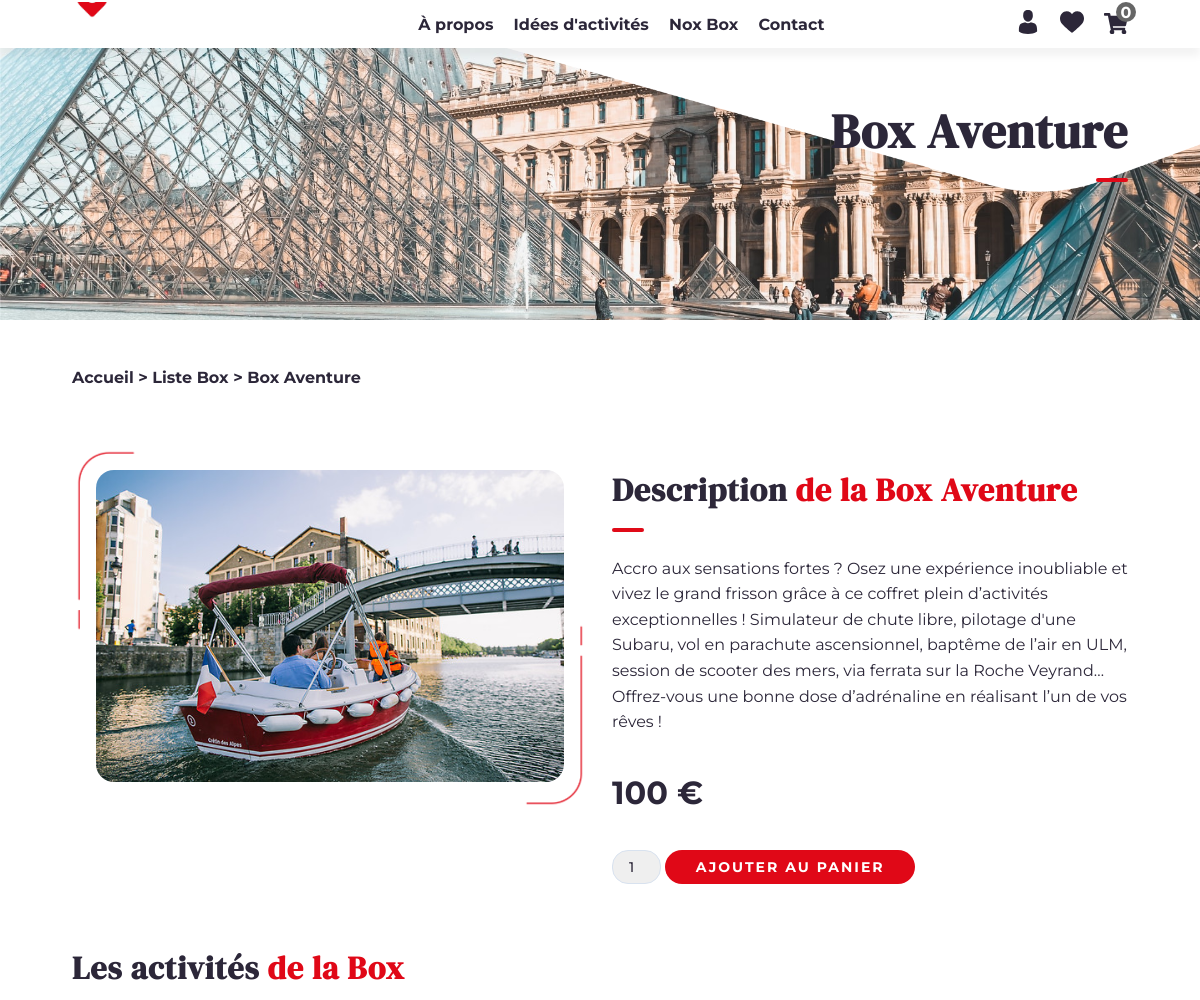
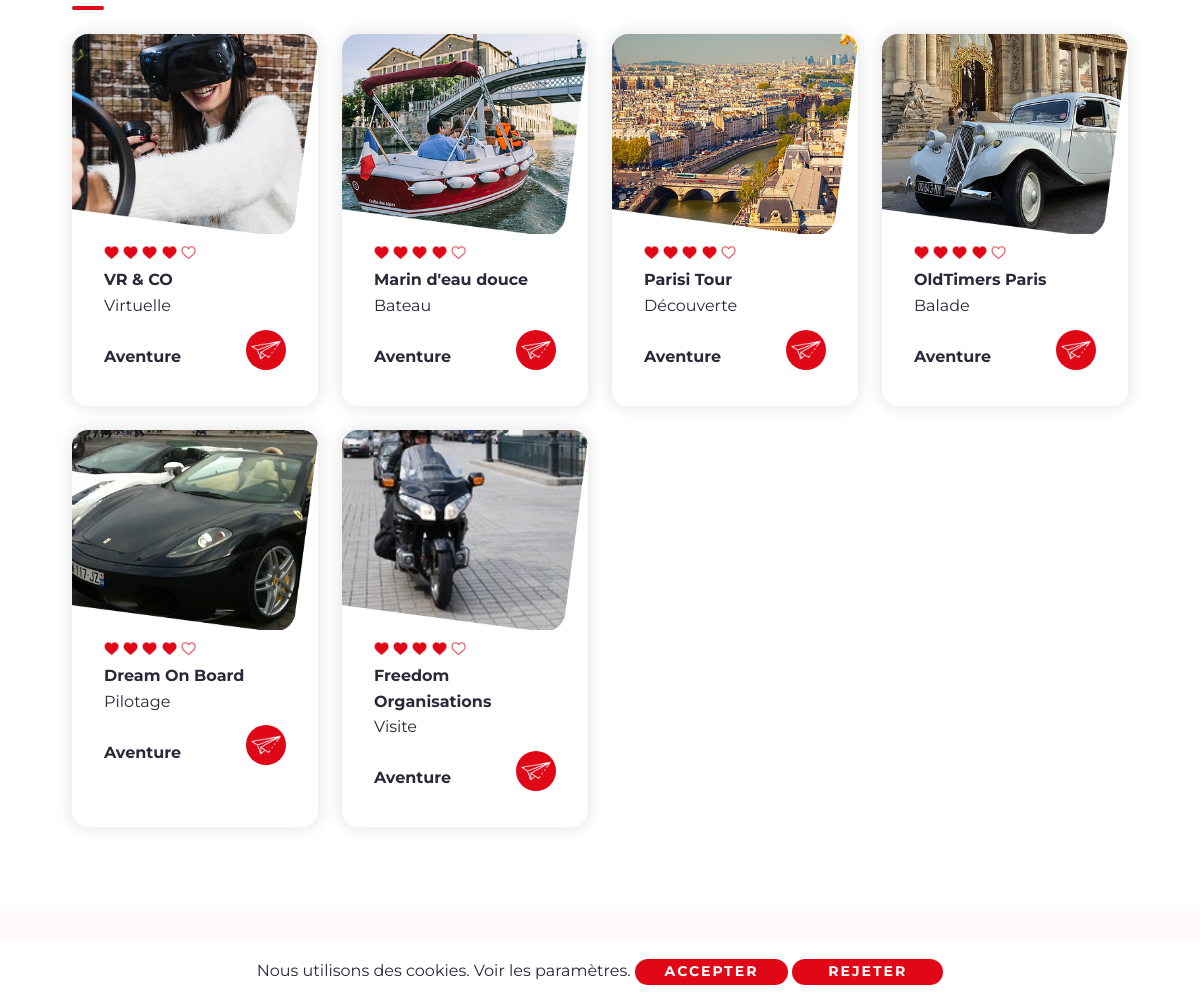
Page /box=2 on the committed database (2 pictures, top to bottom).
### tables this page shows
CREATE TABLE `produit` (
  `id_produit` int(11) NOT NULL,
  `titre` varchar(255) NOT NULL,
  `description` text NOT NULL,
  `photo` varchar(255) NOT NULL,
  `prix` float NOT NULL,
  `stock` int(11) NOT NULL
);

CREATE TABLE `article` (
  `id_article` int(11) NOT NULL,
  `titre` varchar(255) NOT NULL,
  `description` text NOT NULL,
  `photo` varchar(255) NOT NULL,
  `titre_info` varchar(255) NOT NULL,
  `description_info` text NOT NULL,
  `categorie` varchar(255) NOT NULL,
  `box` varchar(255) NOT NULL,
  `adresse` varchar(255) NOT NULL,
  `map` text NOT NULL,
  `etat` int(11) NOT NULL,
  `membre_id` int(11) NOT NULL
);

### box.php (the view, shortened to what this page needs)
<?php
require_once("include/init.php");
require_once("include/fonctions.php");
if (isset($_GET['id'])) {
    $pdo_statement_1 = $pdo_object->prepare("SELECT * FROM produit WHERE id_produit = :id_produit");
    $pdo_statement_1->bindValue(':id_produit', $_GET['id'], PDO::PARAM_INT);
    $pdo_statement_1->execute();
    $produit_array = $pdo_statement_1->fetch(PDO::FETCH_ASSOC);
    $element_par_page = 8;
    $pdo_statement_2 = $pdo_object->prepare("SELECT * FROM article WHERE box = :box");
    $pdo_statement_2->bindValue(':box', $produit_array['titre'], PDO::PARAM_STR);
    $pdo_statement_2->execute();
    $nb_total_elements = $pdo_statement_2->rowCount();
    $nb_pages = ceil($nb_total_elements / $element_par_page);
    if (isset($_GET['page'])) {
        $page_actuelle = $_GET['page'];
        if ($page_actuelle > $nb_pages) {
            $page_actuelle = $nb_pages;
        }
    }
    else {
        $page_actuelle = 1;
    }
    $premiere_element = ($page_actuelle - 1) * $element_par_page;
    $pdo_statement = $pdo_object->prepare("SELECT * FROM article WHERE box = :box ORDER BY id_article DESC LIMIT " . $premiere_element . ", " . $element_par_page);
    $pdo_statement->bindValue(':box', $produit_array['titre'], PDO::PARAM_STR);
    $pdo_statement->execute();
}
else {
    header("Location:" . URL . "/liste-box");
}
require_once("include/header.php");
?>
        <div id="content_davy">
            <link rel="stylesheet" href="<?= URL ?>/include/css/style_intro_2.css">
            <link rel="stylesheet" href="<?= URL ?>/include/css/style_cadre.css">
            <link rel="stylesheet" href="<?= URL ?>/include/css/style_page.css">
            <div class="block_anime_scroll_relative_content_1_davy">
                <img class="anime_scroll_relative_content_1_2_davy anime_scroll_relative_content_1_davy" src="<?= URL ?>/images/fond-menu-2-min.png" alt="Fond menu">
                <div class="anime_scroll_relative_content_1_1_davy anime_scroll_relative_content_1_davy container">
                    <h1>Box <?= $produit_array['titre'] ?></h1>
                    <hr class="float_right_davy anime_scroll_davy">
                </div>
            </div>
            <div class="container mt-5 mb-3">
                <a href="<?= URL ?>" title="Accueil">Accueil > </a> <a href="<?= URL ?>/liste-box" title="Liste Box">Liste Box > </a> <a href="<?= URL ?>/box=<?= $produit_array['titre'] ?>" title="<?= $produit_array['titre'] ?>">Box <?= $produit_array['titre'] ?></a>
            </div><br>
            <div class="container mt-5">
                <div class="row">
                    <div class="col-md mb-3">
                        <div class="cadre_image_page_davy">
                            <img src="<?= URL ?>/images/<?= $produit_array['photo'] ?>" class="image_page_davy" alt="<?= $produit_array['photo'] ?>">
                            <img src="<?= URL ?>/images/trait-rouge.png" class="trait_rouge" alt="Cadre">
                            <img src="<?= URL ?>/images/trait-2-rouge.png" class="trait_2_rouge" alt="Cadre">
                        </div>
                    </div>
                    <div class="col-md mb-3">
                        <h2 class="h2_moyen_davy">Description <span class="color_red_davy serif_davy">de la Box <?= $produit_array['titre'] ?></span></h2>
                        <hr class="anime_scroll_davy">
                        <p><?= $produit_array['description'] ?></p>
                        <p class="h2_moyen_davy"><?= $produit_array['prix'] ?> €</p>
                        <?php if ($produit_array['stock'] > 0) : ?>
                        <form method="post">
                            <select name="quantite">
                                <?php for($i = 1; $i <= $produit_array['stock'] && $i <= 10; $i++) : ?>
                                <option value="<?= $i ?>"><?= $i ?></option>
                                <?php endfor; ?>
                            </select>
                            <a aria-label="Acheter" class="bouton_anim_davy" data-text="Ajouter au panier" href="#" title="Ajouter au panier">
                                <input type="submit" id="ajouter_panier" name="ajouter_panier" value="Ajouter au panier" class="bouton_submit">
                            </a>
                        </form>
                        <?php else : ?>
                        <p><strong>En rupture de stock</strong></p>
                        <?php endif; ?>
                    </div>
                </div>
            </div>
            <div class="container mt-5 mb-3">
                <h2 class="h2_moyen_davy">Les activités <span class="color_red_davy serif_davy">de la Box</span></h2>
                <hr class="anime_scroll_davy">
            </div>
            <div class="container">
                <div class="row">
                    <?php if ($pdo_statement->rowCount() > 0) : ?>
                    <?php while ($article_array = $pdo_statement->fetch(PDO::FETCH_ASSOC)) : ?>
                    <div class="col-sm-12 col-md-6 col-lg-3 pb-4">
                        <div class="cadre_davy">
                            <div class="image_cadre_davy">
                                <img src="<?= URL ?>/images/cadre-2-min.png" class="image_cadre_1_davy" alt="Cadre">
                            </div>
                            <p class="texte_cadre_davy">
                                <?php
                                if (isset($_SESSION['membre'])) {
                                    $note = 0;
                                    $pdo_statement_note = $pdo_object->prepare("SELECT * FROM commentaire WHERE produit_id = :produit_id AND membre_id = :membre_id");
                                    $pdo_statement_note->bindValue(':produit_id', $article_array['id_article'], PDO::PARAM_INT);
                                    $pdo_statement_note->bindValue(':membre_id', $_SESSION['membre']['id_membre'], PDO::PARAM_INT);
                                    $pdo_statement_note->execute();
                                    if ($pdo_statement_note->rowCount() > 0) {
                                        while ($note_array = $pdo_statement_note->fetch(PDO::FETCH_ASSOC)) {
                                            $note = $note + $note_array['note'];
                                        }
                                        $note = round($note / $pdo_statement_note->rowCount());
                                    }
                                    else {
                                        $note = 4;
                                    }
                                }
                                else {
                                    $note = 4;
                                }
                                ?>
                                <?php for ($i = 0; $i < $note; $i++) : ?>
                                <img src="<?= URL ?>/images/icon-coeur-min.png" class="image_cadre_note_davy" alt="Icon coeur">
                                <?php endfor; ?>
                                <?php for ($i = 0; $i < (5 - $note); $i++) : ?>
                                <img src="<?= URL ?>/images/icon-coeur-vide-min.png" class="image_cadre_note_davy" alt="Icon coeur">
                                <?php endfor; ?>
                                <br>
                                <strong><?= $article_array['titre'] ?></strong><br>
                                <?= $article_array['categorie'] ?><br><br>
                                <strong><?= $article_array['box'] ?></strong>
                                <a href="<?= URL ?>/experience=<?= $article_array['id_article'] ?>" title="<?= URL ?>/experience=<?= $article_array['id_article'] ?>"><i class="icon_cadre_davy"><img src="<?= URL ?>/images/icon-voir-min.png" class="image_cadre_icon_davy" alt="Icon voir"></i></a>
                            </p>
                        </div>
                    </div>
                    <?php endwhile; ?>
                    <?php else : ?>
                    <p>Aucune activité</p>
                    <?php endif; ?>
                </div>
            </div>
        </div>
<?php
require_once("include/footer.php");
?>

### include/css/style_bouton.css (style rules this page uses)
.bouton_anim_davy { color: white; background: #E00817; display: inline-block; position: relative; text-align: center; text-decoration: none; width: 250px; font-size: 14px; font-weight: 700; padding: 8px 0px; border-radius: 32px; }
.bouton_anim_davy:before { content: attr(data-text); text-transform: uppercase; position: absolute; transform: translate(0px, 0px); left: 0; width: 100%; font-size: 14px; letter-spacing: 2px; opacity: 1; transition: 0.25s cubic-bezier(0.5, -1, 0.5, 2); }
.bouton_submit { cursor: pointer; color: rgba(0, 0, 0, 0); background: rgba(0, 0, 0, 0); position: absolute; border: none; top: 0; left: 0; height: 100%; width: 100%; }

### include/css/style.css (style rules this page uses)
* { box-sizing: border-box; font-family: 'Montserrat', sans-serif; }
html { scroll-behavior: smooth; }
body { color: #2c2739; margin: 0; }
h1, h2 { font-family: 'DM Serif Display', serif; font-size: 48px; font-weight: 900; letter-spacing: 1px; line-height: 1.3em; margin: 0; }
.h1_moyen_davy, .h2_moyen_davy { font-size: 32px; font-weight: 700; }
p, a { font-size: 16px; }
p { line-height: 1.6em; }
a { color: #2c2739; text-decoration: none; cursor: pointer; font-weight: 700; }
input, textarea, select, .input_davy { color: #2c2739; border: 1px solid #d8e2ef; font-size: 14px; font-weight: 500; padding: 8px 16px; border-radius: 16px; }
input::placeholder, textarea::placeholder { color: #bdc6d1; font-weight: 500; }
input[type=submit] { cursor: pointer; }
select { -webkit-appearance: none; -moz-appearance: none; appearance: none; }
hr { background: #E00A18; border: 0; height: 4px; width: 32px; margin: 16px 0px 24px 0px; border-radius: 32px; }
.serif_davy { font-family: 'DM Serif Display', serif; }
.color_red_davy { color: #E00817; }
.float_right_davy { float: right; }
.container { width: 90%; }

### include/css/style_intro_2.css (style rules this page uses)
.block_anime_scroll_relative_content_1_davy { overflow: hidden; position: relative; background-image: url(../../images/fond-min.jpg); background-position: center; background-repeat: no-repeat; background-size: cover; height: 40vh; }
.anime_scroll_relative_content_1_1_davy { position: absolute; transform: translate(-50%, 100px); text-align: right; top: 0%; left: 50%; }
.anime_scroll_relative_content_1_2_davy { position: absolute; top: 0%; right: 0%; min-width: 100vw; max-height: 40vh; }
.anime_scroll_relative_content_1_2_davy { animation: anime_scroll_relative_content_1_2 1s linear infinite; }
.anime_scroll_relative_content_1_davy { animation-play-state: paused; animation-fill-mode: both; animation-iteration-count: 1; animation-delay: calc(var(--scroll_relative_content_1) * -1s); }

### include/css/style_cadre.css (style rules this page uses)
.cadre_davy { position: relative; display: inline-block; overflow: hidden; width: 100%; height: 100%; border-radius: 16px; box-shadow: 0px 0px 16px 2px rgba(0, 0, 0, 0.1); }
.image_cadre_davy { position: relative; overflow: hidden; width: 100%; height: 200px; }
.image_cadre_1_davy, .image_cadre_2_davy { position: absolute; min-height: 100%; min-width: 102%; max-height: 150%; max-width: 150%; }
.image_cadre_1_davy { transform: translate(0.5%, 0.5%); right: 0%; bottom: 0%; }
.texte_cadre_davy { position: relative; margin: 8px 32px 32px 32px; }
.icon_cadre_davy { background: #E00817; position: absolute; right: 0; bottom: 0; width: 40px; height: 40px; border-radius: 32px; }
.image_cadre_icon_davy { position: absolute; transform: translate(5px, 5px); width: 30px; height: 30px; }
.image_cadre_note_davy { width: 15px; height: 15px; }

### include/css/style_page.css (style rules this page uses)
.cadre_image_page_davy { position: relative; margin-left: 2vw; margin-right: 2vw; }
.image_page_davy { width: 100%; border-radius: 1.5vw; }
.trait_rouge, .trait_2_rouge { position: absolute; max-width: 60%; max-height: 60%; }
.trait_rouge { transform: translate(-2vw, -2vw); top: 0; left: 0; }
.trait_2_rouge { transform: translate(2vw, 2vw); bottom: 0; right: 0; }

### rows in the picture
produit: titre "Aventure", photo (picture), description "Accro aux sensations fortes ? Osez une expérience inoubliable et vivez le grand frisson grâce à ce coffret plein d’activités exceptionnelles ! Simulateur de chute libre, pilotage d'une Subaru, vol en parachute ascensionnel, baptême de l’air en ULM, session de scooter des mers, via ferrata sur la Roche Veyrand… Offrez-vous une bonne dose d’adrénaline en réalisant l’un de vos rêves !", prix "100"
article: titre "VR & CO", categorie "Virtuelle", box "Aventure"
article: titre "Marin d'eau douce", categorie "Bateau", box "Aventure"
article: titre "Parisi Tour", categorie "Découverte", box "Aventure"
article: titre "OldTimers Paris", categorie "Balade", box "Aventure"
article: titre "Dream On Board", categorie "Pilotage", box "Aventure"
article: titre "Freedom Organisations", categorie "Visite", box "Aventure"

### other values in the picture
form field quantite "1"
